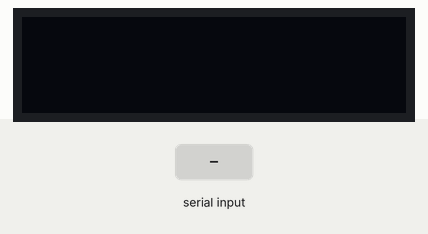
This program was run on a simulated Raspberry Pi Pico running MicroPython. Parts: 128×32 one-colour display. Inputs (shaded band) come from the test bench. Library files of the repository ran but are not shown: ssd1306.py; what the program prints to the serial console is not drawn.

Above: at 1.2 s.
1.3 s: "1" received over the second serial link
At 2.3 s:
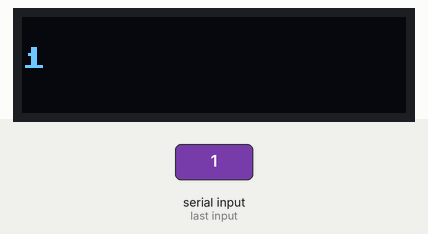
2.8 s: "0" received over the second serial link
At 4.0 s:
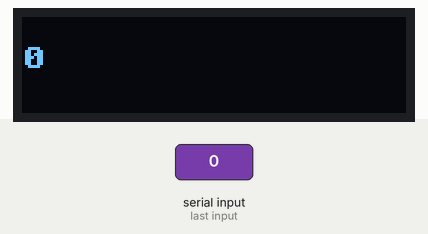
4.3 s: "2" received over the second serial link
At 5.6 s:
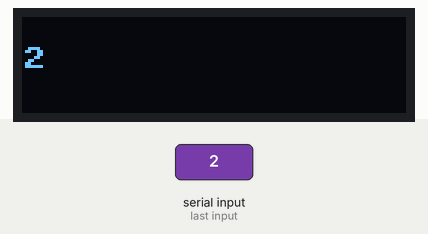
Timing chart, 0 to 7.3 s (numbered marks = the images above; inputs shaded):
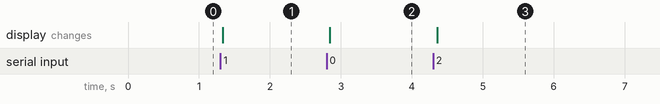

The program:

main.py
```python
from machine import UART, Pin, I2C
import ssd1306
import time

# UART0 på Pico
uart = UART(0, baudrate=9600, tx=Pin(0), rx=Pin(1))

# Initialize I2C
i2c = I2C(0, scl=Pin(17), sda=Pin(16), freq=400000)


# Scan for devices (optional)
print(i2c.scan())

# Initialize display (128x32)
oled = ssd1306.SSD1306_I2C(128, 32, i2c)

print("scanning")

while True:
    if uart.any():
        data = uart.read()
        oled.fill(0)
        try:
            print("Scannat:", data.decode().strip())
            oled.text(data.decode().strip(), 0, 10)
            oled.show()
        except:
            print("Raw data:", data)
    time.sleep(0.1)
```

Measured:
- after the input at 1.3 s, the display: changes at once (image 1)
- after the input at 2.8 s, the display: changes after 0.05 s (image 2)
- after the input at 4.3 s, the display: changes after 0.06 s (image 3)
